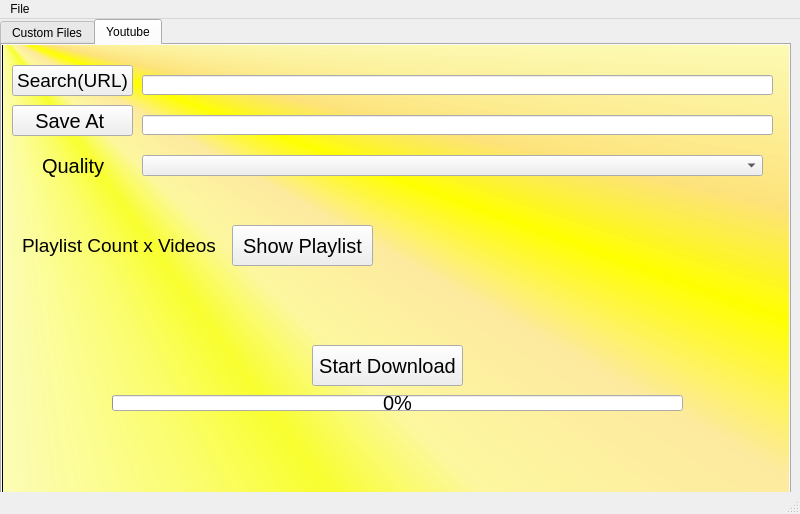
<?xml version="1.0" encoding="UTF-8"?>
<ui version="4.0">
 <class>MainWindow</class>
 <widget class="QMainWindow" name="MainWindow">
  <property name="geometry">
   <rect>
    <x>0</x>
    <y>0</y>
    <width>800</width>
    <height>514</height>
   </rect>
  </property>
  <property name="font">
   <font>
    <kerning>true</kerning>
   </font>
  </property>
  <property name="windowTitle">
   <string>MainWindow</string>
  </property>
  <property name="autoFillBackground">
   <bool>false</bool>
  </property>
  <property name="styleSheet">
   <string notr="true"/>
  </property>
  <property name="animated">
   <bool>true</bool>
  </property>
  <property name="documentMode">
   <bool>false</bool>
  </property>
  <property name="dockNestingEnabled">
   <bool>false</bool>
  </property>
  <property name="unifiedTitleAndToolBarOnMac">
   <bool>false</bool>
  </property>
  <widget class="QWidget" name="centralwidget">
   <widget class="QTabWidget" name="tabWidget">
    <property name="geometry">
     <rect>
      <x>0</x>
      <y>0</y>
      <width>791</width>
      <height>501</height>
     </rect>
    </property>
    <property name="currentIndex">
     <number>1</number>
    </property>
    <widget class="QWidget" name="tab">
     <attribute name="title">
      <string>Custom Files</string>
     </attribute>
     <widget class="QLineEdit" name="lineEdit_2">
      <property name="geometry">
       <rect>
        <x>120</x>
        <y>100</y>
        <width>641</width>
        <height>20</height>
       </rect>
      </property>
      <property name="font">
       <font>
        <pointsize>8</pointsize>
        <kerning>true</kerning>
       </font>
      </property>
      <property name="text">
       <string/>
      </property>
     </widget>
     <widget class="QLabel" name="label">
      <property name="geometry">
       <rect>
        <x>30</x>
        <y>50</y>
        <width>41</width>
        <height>31</height>
       </rect>
      </property>
      <property name="font">
       <font>
        <pointsize>15</pointsize>
        <kerning>true</kerning>
       </font>
      </property>
      <property name="text">
       <string>URL:</string>
      </property>
     </widget>
     <widget class="QLineEdit" name="lineEdit">
      <property name="geometry">
       <rect>
        <x>120</x>
        <y>60</y>
        <width>641</width>
        <height>20</height>
       </rect>
      </property>
      <property name="font">
       <font>
        <pointsize>8</pointsize>
        <kerning>true</kerning>
       </font>
      </property>
      <property name="text">
       <string/>
      </property>
     </widget>
     <widget class="QProgressBar" name="progressBar">
      <property name="geometry">
       <rect>
        <x>150</x>
        <y>350</y>
        <width>571</width>
        <height>16</height>
       </rect>
      </property>
      <property name="font">
       <font>
        <pointsize>15</pointsize>
        <kerning>true</kerning>
       </font>
      </property>
      <property name="value">
       <number>0</number>
      </property>
     </widget>
     <widget class="QPushButton" name="pushButton">
      <property name="geometry">
       <rect>
        <x>340</x>
        <y>300</y>
        <width>151</width>
        <height>41</height>
       </rect>
      </property>
      <property name="font">
       <font>
        <pointsize>15</pointsize>
        <kerning>true</kerning>
       </font>
      </property>
      <property name="text">
       <string>Start Download</string>
      </property>
     </widget>
     <widget class="QPushButton" name="pushButton_2">
      <property name="geometry">
       <rect>
        <x>10</x>
        <y>90</y>
        <width>91</width>
        <height>41</height>
       </rect>
      </property>
      <property name="font">
       <font>
        <pointsize>15</pointsize>
        <kerning>true</kerning>
       </font>
      </property>
      <property name="text">
       <string>Save At </string>
      </property>
     </widget>
     <widget class="QGraphicsView" name="graphicsView">
      <property name="geometry">
       <rect>
        <x>-30</x>
        <y>-80</y>
        <width>1031</width>
        <height>851</height>
       </rect>
      </property>
      <property name="styleSheet">
       <string notr="true">background-color: qconicalgradient(cx:0, cy:0, angle:135, stop:0 rgba(255, 255, 0, 69), stop:0.375 rgba(255, 255, 0, 69), stop:0.423533 rgba(251, 255, 0, 145), stop:0.45 rgba(247, 255, 0, 208), stop:0.477581 rgba(255, 244, 71, 130), stop:0.518717 rgba(255, 218, 71, 130), stop:0.55 rgba(255, 255, 0, 255), stop:0.57754 rgba(255, 203, 0, 130), stop:0.625 rgba(255, 255, 0, 69), stop:1 rgba(255, 255, 0, 69));</string>
      </property>
     </widget>
     <zorder>graphicsView</zorder>
     <zorder>lineEdit_2</zorder>
     <zorder>label</zorder>
     <zorder>lineEdit</zorder>
     <zorder>progressBar</zorder>
     <zorder>pushButton</zorder>
     <zorder>pushButton_2</zorder>
    </widget>
    <widget class="QWidget" name="tab_2">
     <attribute name="title">
      <string>Youtube</string>
     </attribute>
     <widget class="QComboBox" name="comboBox">
      <property name="geometry">
       <rect>
        <x>140</x>
        <y>110</y>
        <width>621</width>
        <height>21</height>
       </rect>
      </property>
      <property name="font">
       <font>
        <pointsize>10</pointsize>
        <kerning>true</kerning>
       </font>
      </property>
     </widget>
     <widget class="QProgressBar" name="progressBar_2">
      <property name="geometry">
       <rect>
        <x>110</x>
        <y>350</y>
        <width>571</width>
        <height>16</height>
       </rect>
      </property>
      <property name="font">
       <font>
        <pointsize>15</pointsize>
        <kerning>true</kerning>
       </font>
      </property>
      <property name="value">
       <number>0</number>
      </property>
     </widget>
     <widget class="QLabel" name="label_5">
      <property name="geometry">
       <rect>
        <x>20</x>
        <y>190</y>
        <width>201</width>
        <height>21</height>
       </rect>
      </property>
      <property name="font">
       <font>
        <pointsize>14</pointsize>
        <kerning>true</kerning>
       </font>
      </property>
      <property name="text">
       <string>Playlist Count x Videos</string>
      </property>
     </widget>
     <widget class="QPushButton" name="pushButton_3">
      <property name="geometry">
       <rect>
        <x>310</x>
        <y>300</y>
        <width>151</width>
        <height>41</height>
       </rect>
      </property>
      <property name="font">
       <font>
        <pointsize>15</pointsize>
        <kerning>true</kerning>
       </font>
      </property>
      <property name="text">
       <string>Start Download</string>
      </property>
     </widget>
     <widget class="QLabel" name="label_6">
      <property name="geometry">
       <rect>
        <x>40</x>
        <y>100</y>
        <width>71</width>
        <height>41</height>
       </rect>
      </property>
      <property name="font">
       <font>
        <pointsize>15</pointsize>
        <kerning>true</kerning>
       </font>
      </property>
      <property name="text">
       <string>Quality </string>
      </property>
     </widget>
     <widget class="QGraphicsView" name="graphicsView_2">
      <property name="geometry">
       <rect>
        <x>0</x>
        <y>-10</y>
        <width>801</width>
        <height>571</height>
       </rect>
      </property>
      <property name="styleSheet">
       <string notr="true">background-color: qconicalgradient(cx:0, cy:0, angle:135, stop:0 rgba(255, 255, 0, 69), stop:0.375 rgba(255, 255, 0, 69), stop:0.423533 rgba(251, 255, 0, 145), stop:0.45 rgba(247, 255, 0, 208), stop:0.477581 rgba(255, 244, 71, 130), stop:0.518717 rgba(255, 218, 71, 130), stop:0.55 rgba(255, 255, 0, 255), stop:0.57754 rgba(255, 203, 0, 130), stop:0.625 rgba(255, 255, 0, 69), stop:1 rgba(255, 255, 0, 69));</string>
      </property>
     </widget>
     <widget class="QLineEdit" name="lineEdit_5">
      <property name="geometry">
       <rect>
        <x>140</x>
        <y>70</y>
        <width>631</width>
        <height>20</height>
       </rect>
      </property>
      <property name="font">
       <font>
        <pointsize>8</pointsize>
        <kerning>true</kerning>
       </font>
      </property>
      <property name="text">
       <string/>
      </property>
     </widget>
     <widget class="QLineEdit" name="lineEdit_6">
      <property name="geometry">
       <rect>
        <x>140</x>
        <y>30</y>
        <width>631</width>
        <height>20</height>
       </rect>
      </property>
      <property name="font">
       <font>
        <pointsize>8</pointsize>
        <kerning>true</kerning>
       </font>
      </property>
      <property name="text">
       <string/>
      </property>
     </widget>
     <widget class="QPushButton" name="pushButton_5">
      <property name="geometry">
       <rect>
        <x>10</x>
        <y>60</y>
        <width>121</width>
        <height>31</height>
       </rect>
      </property>
      <property name="font">
       <font>
        <pointsize>15</pointsize>
        <kerning>true</kerning>
       </font>
      </property>
      <property name="text">
       <string>Save At </string>
      </property>
     </widget>
     <widget class="QPushButton" name="pushButton_6">
      <property name="geometry">
       <rect>
        <x>10</x>
        <y>20</y>
        <width>121</width>
        <height>31</height>
       </rect>
      </property>
      <property name="font">
       <font>
        <pointsize>14</pointsize>
        <kerning>true</kerning>
       </font>
      </property>
      <property name="text">
       <string>Search(URL)</string>
      </property>
     </widget>
     <widget class="QPushButton" name="pushButton_7">
      <property name="geometry">
       <rect>
        <x>230</x>
        <y>180</y>
        <width>141</width>
        <height>41</height>
       </rect>
      </property>
      <property name="font">
       <font>
        <pointsize>15</pointsize>
        <kerning>true</kerning>
       </font>
      </property>
      <property name="text">
       <string>Show Playlist</string>
      </property>
     </widget>
     <zorder>graphicsView_2</zorder>
     <zorder>comboBox</zorder>
     <zorder>progressBar_2</zorder>
     <zorder>label_5</zorder>
     <zorder>pushButton_3</zorder>
     <zorder>label_6</zorder>
     <zorder>lineEdit_5</zorder>
     <zorder>lineEdit_6</zorder>
     <zorder>pushButton_5</zorder>
     <zorder>pushButton_6</zorder>
     <zorder>pushButton_7</zorder>
    </widget>
   </widget>
  </widget>
  <widget class="QStatusBar" name="statusbar"/>
  <widget class="QMenuBar" name="menubar">
   <property name="geometry">
    <rect>
     <x>0</x>
     <y>0</y>
     <width>800</width>
     <height>21</height>
    </rect>
   </property>
   <widget class="QMenu" name="menuCustom_Files">
    <property name="title">
     <string>File</string>
    </property>
    <addaction name="actionExit"/>
   </widget>
   <addaction name="menuCustom_Files"/>
  </widget>
  <action name="actionVideo">
   <property name="text">
    <string>Video</string>
   </property>
  </action>
  <action name="actionList">
   <property name="text">
    <string>List</string>
   </property>
  </action>
  <action name="actionList_2">
   <property name="text">
    <string>List</string>
   </property>
  </action>
  <action name="actionExit">
   <property name="text">
    <string>Exit</string>
   </property>
  </action>
 </widget>
 <resources/>
 <connections/>
</ui>
